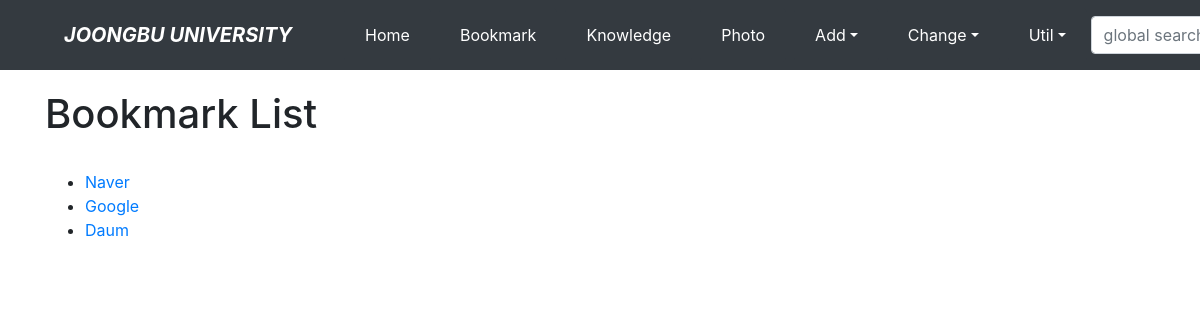
The app's page /bookmark/, older data.
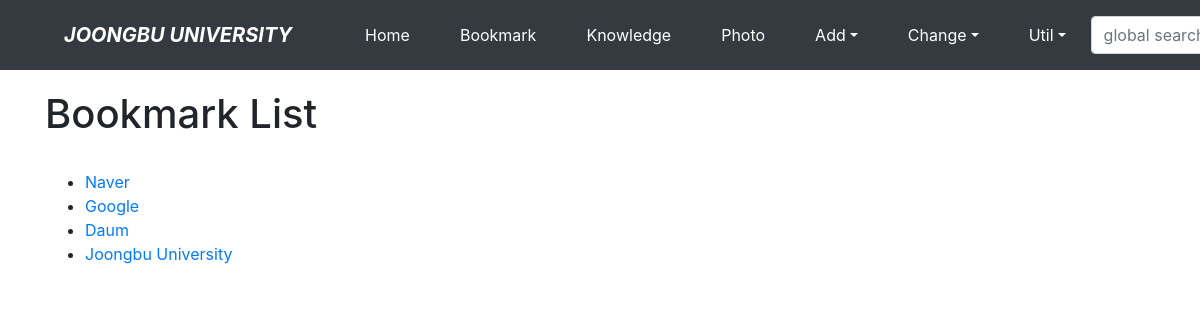
The same page, newer data.
### bookmark/models.py (models this page shows)
class Bookmark(models.Model):
    title = models.CharField('TITLE', max_length=100, blank=True)
    url = models.URLField('URL', unique=True)
    owner = models.ForeignKey(User, on_delete=models.CASCADE, blank=True, null=True)
    def __str__(self):
        return self.title

### bookmark/views.py (the view)
# urls.py: path('', views.BookmarkLV.as_view(), name='index'),
class BookmarkLV(ListView):
    model = Bookmark

### bookmark/templates/bookmark/bookmark_list.html (shortened to what this page needs)
{% extends "base.html" %}
{% block content %}
    <h1>Bookmark List</h1>
    <br>
    <ul>
        {% for bookmark in object_list %}
        <li><a href="{% url 'bookmark:detail' bookmark.id %}">{{ bookmark }}</a></li>
        {% endfor %}
    </ul>
{% endblock %}

Row changes from the older to the newer data that the page shows:
added Bookmark: title "Joongbu University"
